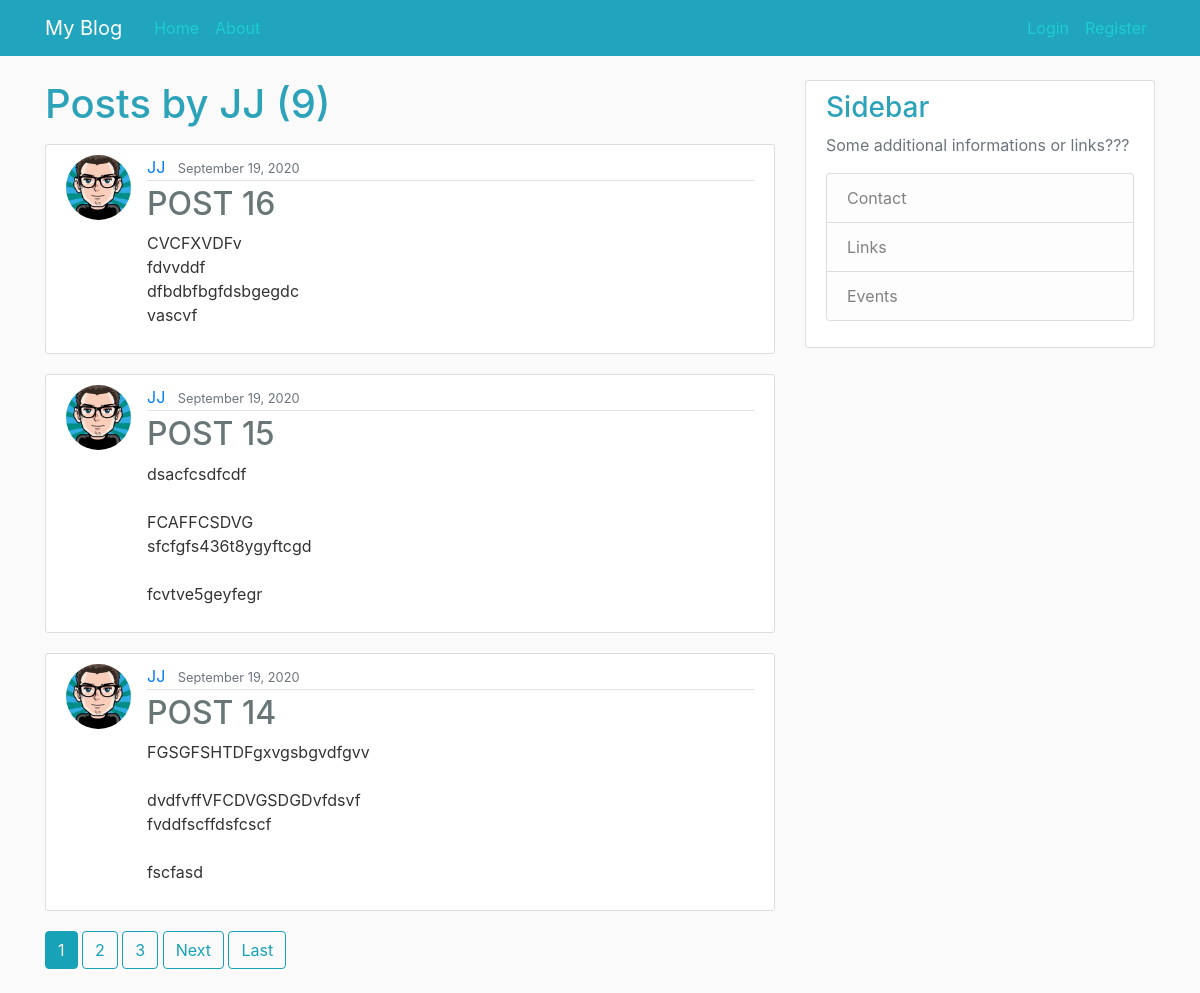
The page /user/JJ/ on the database its author committed.
### blog/models.py (models this page shows, shortened)
class Post(models.Model):
    title = models.CharField(max_length=100)
    content = models.TextField()
    date_posted = models.DateTimeField(default=timezone.now)
    author = models.ForeignKey(User, on_delete=models.CASCADE)

### users/models.py (models this page shows, shortened)
class Profile(models.Model):
    user = models.OneToOneField(User, on_delete=models.CASCADE)
    image = models.ImageField(default='default.jpg', upload_to='profile_pics')

### blog/views.py (the view)
# urls.py: path('user/<str:username>/', UserPostListView.as_view(), name='user-posts'),
class UserPostListView(ListView):
    model = Post
    template_name = 'blog/user_posts.html'
    context_object_name = 'posts'
    post_order = ['-date_posted']
    paginate_by = 3
    def get_queryset(self):
        user = get_object_or_404(User, username=self.kwargs.get('username'))
        return Post.objects.filter(author=user).order_by('-date_posted')

### blog/templates/blog/user_posts.html (shortened to what this page needs)
{% extends "blog/base.html" %}
{% block content %}
    <h1 class="mb-3">Posts by {{ view.kwargs.username }} ({{ page_obj.paginator.count }})</h1>
    {% for post in posts %}
        <article class="media content-section">
          <img class="rounded-circle article-img" src="{{ post.author.profile.image.url }}">
          <div class="media-body">
            <div class="article-metadata">
              <a class="mr-2" href="{% url 'user-posts' post.author.username %}">{{ post.author }}</a>
              <small class="text-muted">{{ post.date_posted|date:"F d, Y" }}</small>
            </div>
            <h2><a class="article-title" href="{% url 'post-detail' post.id %}">{{ post.title }}</a></h2>
            <p class="article-content">{{ post.content }}</p>
          </div>
        </article>
    {% endfor %}
    {% if is_paginated %}
      {% for num in page_obj.paginator.page_range %}
        {% if page_obj.number == num %}
          <a class="btn btn-info mb-4" href="?page={{ num }}">{{ num }}</a>
        {% elif num > page_obj.number|add:'-3' and num < page_obj.number|add:'3' %}
          <a class="btn btn-outline-info mb-4" href="?page={{ num }}">{{ num }}</a>
        {% endif %}
      {% endfor %}
      {% if page_obj.has_next %}
        <a class="btn btn-outline-info mb-4" href="?page={{ page_obj.next_page_number }}">Next</a>
        <a class="btn btn-outline-info mb-4" href="?page={{ page_obj.paginator.num_pages }}">Last</a>
      {% endif %}
    {% endif %}
{% endblock content %}

### blog/static/blog/main.css (style rules this page uses)
body { background: #fafafa; color: #333333; margin-top: 5rem; }
h1, h2, h3, h4, h5, h6 { color: #2da3ba; }
.content-section { background: #ffffff; padding: 10px 20px; border: 1px solid #dddddd; border-radius: 3px; margin-bottom: 20px; }
.article-title { color: #697677; }
.article-content { white-space: pre-line; }
.article-img { height: 65px; width: 65px; margin-right: 16px; }
.article-metadata { padding-bottom: 1px; margin-bottom: 4px; border-bottom: 1px solid #e3e3e3 }

### rows shown on the page
Post: author.profile.image (picture), author "JJ", date_posted "September 19, 2020", title "POST 16", content "CVCFXVDFv fdvvddf dfbdbfbgfdsbgegdc vascvf"
Post: author.profile.image (picture), author "JJ", date_posted "September 19, 2020", title "POST 15", content "dsacfcsdfcdf FCAFFCSDVG sfcfgfs436t8ygyftcgd fcvtve5geyfegr"
Post: author.profile.image (picture), author "JJ", date_posted "September 19, 2020", title "POST 14", content "FGSGFSHTDFgxvgsbgvdfgvv dvdfvffVFCDVGSDGDvfdsvf fvddfscffdsfcscf fscfasd"

### other values the page prints
{{ view.kwargs.username }} "JJ"
{{ page_obj.paginator.count }} "9"
{{ num }} "1"
{{ num }} "2" "3"
